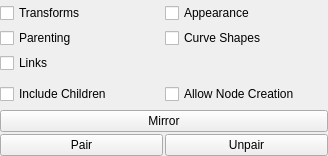
<?xml version="1.0" encoding="UTF-8"?>
<ui version="4.0">
 <class>SymmetryDesignPanel</class>
 <widget class="QWidget" name="SymmetryDesignPanel">
  <property name="geometry">
   <rect>
    <x>0</x>
    <y>0</y>
    <width>328</width>
    <height>156</height>
   </rect>
  </property>
  <property name="windowTitle">
   <string>Form</string>
  </property>
  <layout class="QVBoxLayout" name="verticalLayout">
   <property name="spacing">
    <number>2</number>
   </property>
   <property name="leftMargin">
    <number>0</number>
   </property>
   <property name="topMargin">
    <number>0</number>
   </property>
   <property name="rightMargin">
    <number>0</number>
   </property>
   <property name="bottomMargin">
    <number>0</number>
   </property>
   <item>
    <layout class="QGridLayout" name="gridLayout">
     <item row="2" column="0">
      <widget class="QCheckBox" name="links_check">
       <property name="statusTip">
        <string>Mirror the layout links of the nodes, allowing mirrored nodes to snap to their linked mirror nodes.</string>
       </property>
       <property name="text">
        <string>Links</string>
       </property>
      </widget>
     </item>
     <item row="1" column="1">
      <widget class="QCheckBox" name="curve_shapes_check">
       <property name="statusTip">
        <string>Mirror curve shapes.</string>
       </property>
       <property name="text">
        <string>Curve Shapes</string>
       </property>
      </widget>
     </item>
     <item row="4" column="0">
      <widget class="QCheckBox" name="include_children_check">
       <property name="statusTip">
        <string>Recursively mirror the selected nodes and all of their children.</string>
       </property>
       <property name="text">
        <string>Include Children</string>
       </property>
      </widget>
     </item>
     <item row="0" column="0">
      <widget class="QCheckBox" name="transforms_check">
       <property name="statusTip">
        <string>Mirror the transform matrices of the nodes.</string>
       </property>
       <property name="text">
        <string>Transforms</string>
       </property>
      </widget>
     </item>
     <item row="0" column="1">
      <widget class="QCheckBox" name="appearance_check">
       <property name="statusTip">
        <string>Mirror the name and color of the nodes.</string>
       </property>
       <property name="text">
        <string>Appearance</string>
       </property>
      </widget>
     </item>
     <item row="1" column="0">
      <widget class="QCheckBox" name="parenting_check">
       <property name="statusTip">
        <string>Mirror the parenting structure of the nodes.</string>
       </property>
       <property name="text">
        <string>Parenting</string>
       </property>
      </widget>
     </item>
     <item row="4" column="1">
      <widget class="QCheckBox" name="allow_create_check">
       <property name="statusTip">
        <string>Allow the creation of nodes when mirroring recursively.</string>
       </property>
       <property name="text">
        <string>Allow Node Creation</string>
       </property>
      </widget>
     </item>
     <item row="3" column="0">
      <spacer name="verticalSpacer">
       <property name="orientation">
        <enum>Qt::Vertical</enum>
       </property>
       <property name="sizeType">
        <enum>QSizePolicy::Minimum</enum>
       </property>
       <property name="sizeHint" stdset="0">
        <size>
         <width>20</width>
         <height>6</height>
        </size>
       </property>
      </spacer>
     </item>
    </layout>
   </item>
   <item>
    <layout class="QGridLayout" name="gridLayout_3">
     <item row="1" column="1">
      <widget class="QPushButton" name="unpair_btn">
       <property name="statusTip">
        <string>Unpair the selected node or nodes (can be many at once).</string>
       </property>
       <property name="text">
        <string>Unpair</string>
       </property>
      </widget>
     </item>
     <item row="1" column="0">
      <widget class="QPushButton" name="pair_btn">
       <property name="statusTip">
        <string>Pair the two selected nodes as mirroring counterparts.</string>
       </property>
       <property name="text">
        <string>Pair</string>
       </property>
      </widget>
     </item>
     <item row="0" column="0" colspan="2">
      <widget class="QPushButton" name="mirror_btn">
       <property name="statusTip">
        <string>Mirror the selected nodes.</string>
       </property>
       <property name="text">
        <string>Mirror</string>
       </property>
      </widget>
     </item>
    </layout>
   </item>
  </layout>
 </widget>
 <resources/>
 <connections/>
</ui>
